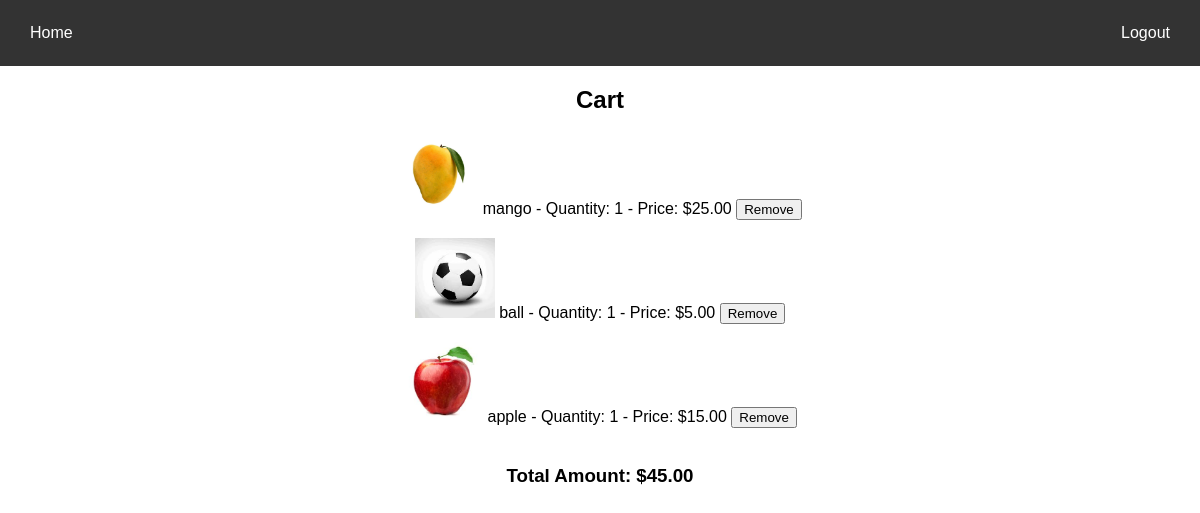
Page /cart/ (signed in) on the committed database.
### cartapp/models.py (models this page shows, shortened)
class CartItem(models.Model):
    user = models.ForeignKey(User, on_delete=models.CASCADE)
    product = models.ForeignKey(Product, on_delete=models.CASCADE)
    quantity = models.PositiveIntegerField(default=1)
    def total_price(self):
        return self.quantity * self.product.price

class Product(models.Model):
    name = models.CharField(max_length=100)
    price = models.DecimalField(max_digits=10, decimal_places=2)
    image = models.ImageField(upload_to='product_images/', blank=True, null=True)

### cartapp/views.py (the view)
# urls.py: path('cart/', views.cart, name="cart"),
@login_required
def cart(request):
    cart_items = CartItem.objects.filter(user=request.user)
    total_amount = sum(item.total_price() for item in cart_items)
    return render(request, 'cart.html', {'cart_items': cart_items, 'total_amount': total_amount})

### cartapp/templates/cart.html (shortened to what this page needs)
<!DOCTYPE html>
<html lang="en">
<head>
</head>
<body><center>
    <div class="navbar">
        <a href="{% url 'dashboard' %}">Home</a>
        <a href="{% url 'logout' %}" >Logout</a>
    </div>
        <h2>Cart</h2>
    {% if cart_items %}
            {% for item in cart_items %}
                <img src="{{ item.product.image.url }}" alt="{{ item.product.name }}" width="80">
                {{ item.product.name }} - Quantity: {{ item.quantity }} - Price: ${{ item.total_price }}
                <form action="{% url 'remove_from_cart' item.id %}" method="post" style="display: inline;">
                    <button type="submit">Remove</button>
                    <br><br>
                </form>
            {% endfor %}
        <h3>Total Amount: ${{ total_amount }}</h3>
    {% else %}
        <p>Your cart is empty.</p>
    {% endif %}
</center>
</body>
</html>

### cartapp/templates/cart.html (style rules this page uses)
body { font-family: Arial, sans-serif; margin: 0; padding: 0; }
.navbar { display: flex; justify-content: space-between; background-color: #333; overflow: hidden; padding: 10px; }
.navbar a { float: left; color: white; text-align: center; padding: 14px 20px; text-decoration: none; font-size: 16px; }

### rows in the picture
CartItem: product.image (picture), product.name "mango", quantity "1", total_price "25.00"
CartItem: product.image (picture), product.name "ball", quantity "1", total_price "5.00"
CartItem: product.image (picture), product.name "apple", quantity "1", total_price "15.00"

### other values in the picture
{{ total_amount }} "45.00"
